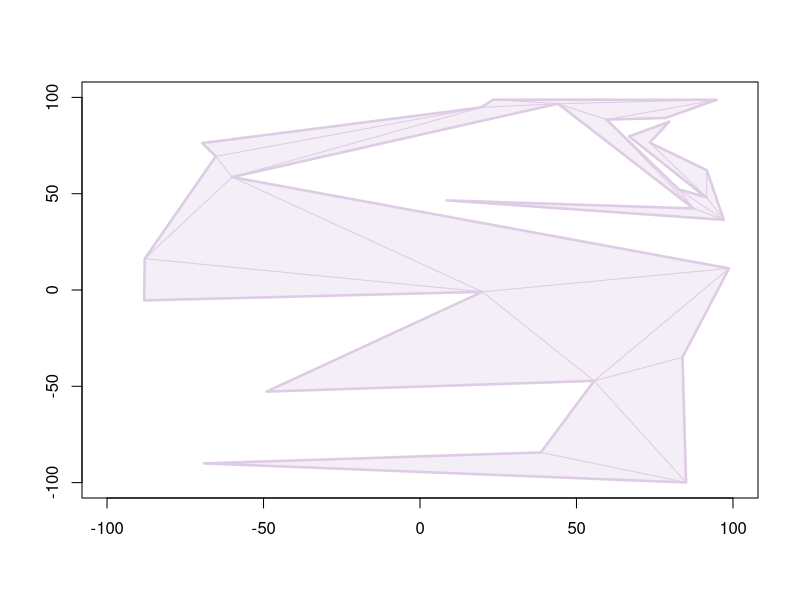

Write the R code that produced this figure.
################################################################################
# Autores: Gonzalo Ortega - Sergio Hernandez                                   #
#                                                                              #
# Fecha: 15/04/22                                                              #
#                                                                              #
# Practica 9: Triangulacion de poligonos                                       #
#                                                                              #
################################################################################

## FUNCIONES DEL ALGORITMO #####################################################

# Calcula la distancia entre dos puntos.
distance <- function(p1, p2) {
  d <- sqrt((p1[1] - p2[1])^2 + (p1[2] - p2[2])^2)
  return(d)
}

# Comprueba si el triangulo formado por tres puntos es agudo.
angle <- function(p1, p2, p3) {
  # Lados del triangulo
  a <- distance(p2, p3)
  b <- distance(p1, p3)
  c <- distance(p1, p2)
  # Calculamos el angulo
  B <- acos((a^2 + c^2 - b^2) / (2 * a * c))
  if (rigth_turn(p1, p2, p3)) {
    return(B)
  }
  else {
    return(2*pi - B)
  }
}

# Comprueba si tres puntos hacen un giro a la derecha.
rigth_turn <- function(p1, p2, p3) {
  # Se calcula la recta y = ax + b que pasa por p1 y p2.
  a <- (p2[2] - p1[2]) / (p2[1] - p1[1])
  b <- ( -a * p1[1] + p1[2])
  # Si recorremos la recta de izquierda a derecha comprobamos si p3 esta por
  # encima de la recta.
  if (p1[1] < p2[1]) {
    return(p3[2] < (a * p3[1] + b))
  }
  # Si se recorre de deerecha a izquierda se comprueba si p3 esta debajo.
  else  {
    return(p3[2] > (a * p3[1] + b))
  }
}

# Devuelve el pligono dado recorrido en sentido horario.
clockwise_polygon <- function(pl) {
  n <- length(pl)
  total_angle <- 0
  
  for (i in seq(1, n)) {
    p1 <- pl[[((i - 2) %% n) + 1]]
    p2 <- pl[[((i - 1) %% n) + 1]]
    p3 <- pl[[((i) %% n) + 1]]
    total_angle <- total_angle + angle(p1, p2, p3)
  }
  total_angle <- round(total_angle, 5)
  expected_angle <- round(pi*(n-2), 5)
  #print(total_angle)
  #print(expected_angle)
  if (total_angle == (expected_angle)) {
    #print("SIN cambio de sentido")
    return(pl)
  }
  clockwise_polygon <- list()
  for (i in seq(1, n)) {
    clockwise_polygon[[i]] <- pl[[n - i + 1]]
  }
  #print("cambio de sentido")
  return(clockwise_polygon)
}

# Verifica si dos segmentos se cortan.
edge_cut <- function(e1, e2) {
  # Extremos del primer segmento
  A <- e1[1:2]
  B <- e1[3:4]
  #Extremos del segundo segmento
  C <- e2[1:2]
  D <- e2[3:4]
  
  # Comprobamos si las proyecciones de los segmentos se solapan.
  if(!((A[1] > C[1] && A[1] < D[1]) ||
       (A[1] > D[1] && A[1] < C[1]) ||
       (B[1] > C[1] && B[1] < D[1]) ||
       (B[1] > D[1] && B[1] < C[1]) ||
       (C[1] > A[1] && C[1] < B[1]) ||
       (C[1] > B[1] && C[1] < A[1]) ||
       (D[1] > A[1] && D[1] < B[1]) ||
       (D[1] > B[1] && D[1] < A[1]))) {
    return(FALSE)
  }
  
  # Comprobamos si los puntos de cada segmento estan en lados opuestos del otro.
  M1 = matrix(c(A-D, C-D), 2, 2)
  M2 = matrix(c(B-D, C-D), 2, 2)
  M3 = matrix(c(C-B, A-B), 2, 2)
  M4 = matrix(c(D-B, A-B), 2, 2)
  return(((det(M1)*det(M2) < 0) && (det(M3)*det(M4) < 0)))
}

# Comprueba si un segmento se cruza con algun otro de una lista.
exist_cut <- function(e1, edge_list) {
  for (e2 in edge_list) {
    if (edge_cut(e1, e2)) {
      return(TRUE)
    }
  }
  return(FALSE)
}

# Devuelve una lista con las aristas del poligono.
polygon_edges <- function(pl) {
  polygon_edges_list <- list()
  l <- length(pl)
  for (i in seq(0, length(pl)-1)) {
    p1 <- pl[[(i %% l) + 1]]
    p2 <- pl[[((i + 1) %% l) + 1]]
    polygon_edges_list[[i+1]] <- c(p1, p2)
  }
  return(polygon_edges_list)
}

# Devuelve una lista con las diagonales interiores del poligono.
valid_edges <- function(pl) {
  valid_edges <- list()
  k <- 1
  polygon_edges <- polygon_edges(pl)
  l <- length(pl)
  
  for (i in seq(1, l - 1)) {
    p1 <- pl[[((i - 2) %% l) + 1]]
    p2 <- pl[[((i - 1) %% l) + 1]]
    p3 <- pl[[((i) %% l) + 1]]
    polygon_angle <- angle(p1, p2, p3)
    
    for (j in seq(i + 1, l - 1)) {
      p3 <- pl[[(j %% l) + 1]]
      edge_angle <- angle(p1, p2, p3)
      edge <- c(p2, p3)
      
      if (((edge_angle < polygon_angle) && !(exist_cut(edge, polygon_edges)))) {
        valid_edges[[k]] <- edge
        k <- k + 1
      }
    }
  }
  return(valid_edges)
}

# Ordena una lista de aristas segun su longitud en orden creciente.
distance_quick_sort <- function(l, first, last) {
  i <- first
  j <- last
  a <- c(l[[i]][1], l[[i]][2])
  b <- c(l[[i]][3], l[[i]][4])
  c <- c(l[[j]][1], l[[j]][2])
  d <- c(l[[j]][3], l[[j]][4])
  d1 <- distance(a, b)
  d2 <- distance(c, d)
  pivot <- (d1 + d2)/2
  while (i < j) {
    while (d1 < pivot) {
      i <- i + 1
      a <- c(l[[i]][1], l[[i]][2])
      b <- c(l[[i]][3], l[[i]][4])
      d1 <- distance(a, b)
    }
    while (d2 > pivot) {
      j <- j - 1
      c <- c(l[[j]][1], l[[j]][2])
      d <- c(l[[j]][3], l[[j]][4])
      d2 <- distance(c, d)
    }
    if (i <= j) {
      aux <- l[[j]]
      l[[j]] <- l[[i]]
      l[[i]] <- aux
      i <- i + 1
      j <- j - 1
    }
  }
  if (first < j) {
    l <- distance_quick_sort(l, first, j)
  }
  if (last > i) {
    l <- distance_quick_sort(l, i, last)
  }
  return(l)
}

# Selecciona diagonales que no se crucen entre las diagonales validas.
triangulate <- function(pl) {
  pl <- clockwise_polygon(pl)
  valid_edges <- valid_edges(pl)
  #paint_edges(valid_edges, grey)
  ordered_edges <- distance_quick_sort(valid_edges, 1, length(valid_edges))
  triangulation_edges <- list()
  k <- 1
  for (edge in ordered_edges) {
    if (!(exist_cut(edge, triangulation_edges))) {
      triangulation_edges[[k]] <- edge
      k <- k + 1
    }
  }
  return(triangulation_edges)
}

## FUNCIONES AUXILIARES ########################################################

# Devuelve un poligono hecho a mano.
hand_made_polygon <- function() {
  pl <- list()
  pl[[1]] <- c(-100, -25)
  pl[[2]] <- c(-75, 50)
  pl[[3]] <- c(-60, 0)
  pl[[4]] <- c(-40, 0)
  pl[[5]] <- c(-25, 50)
  pl[[6]] <- c(-10, 0)
  pl[[7]] <- c(10, 0)
  pl[[8]] <- c(25, 50)
  pl[[9]] <- c(40, 0)
  pl[[10]] <- c(60, 0)
  pl[[11]] <- c(75, 50)
  pl[[12]] <- c(100, -25)
  return(pl)
}

# Devuleve un poligono aleatorio de n vertices.
random_polygon <- function(n, min, max) {
  wait_time <- 0.01
  repeat {
    # Se inicializa una lista de vertices y otra de aristas
    pl <- list()
    edge_list <- list()
    # Se anade el primer vertice
    x <- runif(1, min, max)
    y <- runif(1, min, max)
    pl[[1]] <- c(x, y)

    # Para cada vertice se comprueba que forme una arista valida
    for (i in seq(2, n - 1)) {
      initial_time <- proc.time()[1]
      
      repeat {
        x <- runif(1, min, max)
        y <- runif(1, min, max)
        edge <- c(pl[[i-1]][1], pl[[i-1]][2], x, y)
        time <- proc.time()[1] - initial_time
        #print(time)
        if(!exist_cut(edge, edge_list)) {
          pl[[i]] <- c(x, y)
          edge_list[[i-1]] <- edge
          print(i)
          break
        }
        if (time > wait_time) {
          print("out of time")
          break
        }
      }
      if (time > wait_time) {
        break
      }
    }
    if (time > wait_time) {
      next
    }
    initial_time <- proc.time()[1]
    repeat {
      x <- runif(1, min, max)
      y <- runif(1, min, max)
      edge1 <- c(pl[[n-1]][1], pl[[n-1]][2], x, y)
      edge2 <- c(pl[[1]][1], pl[[1]][2], x, y)
      if(!exist_cut(edge1, edge_list) && !exist_cut(edge2, edge_list)) {
        pl[[n]] <- c(x, y)
        return(pl)
      }
      time <- proc.time()[1] - initial_time
      if (time > wait_time) {
        print("out of time")
        break
      }
    }
  }
}

# Devuelve un poligono regular de n vertices.
regular_polygon <- function(n, r) {
  # Parametro para recorrer la curva
  t <- seq(0, 2*pi-2*pi/n, by = 2*pi/n)
  
  # Curva parametrizada con forma de circunferencia
  x = r * sin(t)
  y = r * cos(t)
  
  pl <- poligon_to_point_list(x, y)
  return(pl)
}

# Devuelve un "poligono" en forma de mariposa.
butterfly_polygon <- function(n, r) {
  # Parametro para recorrer la curva
  t <- seq(0, 2*pi-2*pi/n, by = 2*pi/n)
  
  # Curva parametrizada con forma de mariposa
  x = (sin(t) * (exp(1)^cos(t) - 2*cos(4*t) - sin(t/12)^5)) * r
  y = (cos(t) * (exp(1)^cos(t) - 2*cos(4*t) - sin(t/12)^5)) * r - max/5
  
  pl <- poligon_to_point_list(x, y)
  return(pl)
}

# Pinta una lista de vertices.
paint_edges <- function(edges_list, col) {
  for (edge in edges_list) {
    segments(edge[1], edge[2], edge[3], edge[4], col = col)
  }
}

# Pasa dos listas de coordenadas a una lista de puntos.
poligon_to_point_list <- function(x, y) {
  result <- list()
  for (i in 1 : length(x)) {
    result[[i]] <- c(x[i], y[i])
  }
  return(result)
}

# Funciones para obtener un poligono dada una lista de puntos
point_list_to_poligon_x <- function(point_list) {
  x <- c()
  i <- 1
  for (point in point_list) {
    x[i] <- point[1]
    i <- i + 1
  }
  return(x)
}
point_list_to_poligon_y <- function(point_list) {
  y <- c()
  i <- 1
  for (point in point_list) {
    y[i] <- point[2]
    i <- i + 1
  }
  return(y)
}

## PRUEBAS #####################################################################

col <- c("#FBB4AE", "#B3CDE3", "#CCEBC5", "#DECBE4", "#FED9A6")
col_t <- c("#FBB4AE50", "#B3CDE350", "#CCEBC550", "#DECBE450", "#FED9A650")
grey <- "323232"
dark_grey <- "#323232"
ligth_grey <- "#E5E5E5"

min <- -100
max <- 100
n <- 30

polygon <- hand_made_polygon()
polygon <- butterfly_polygon(100, max/3)
polygon <- regular_polygon(n, max)
polygon <- random_polygon(n, min, max)

plot(c(min, max), c(min, max), type = "n", xlab = "", ylab = "")
polygon(point_list_to_poligon_x(polygon), point_list_to_poligon_y(polygon),
        col = col_t[4], border = col[4], lwd = 2.5)

t <- triangulate(polygon)
paint_edges(t, col[4])
